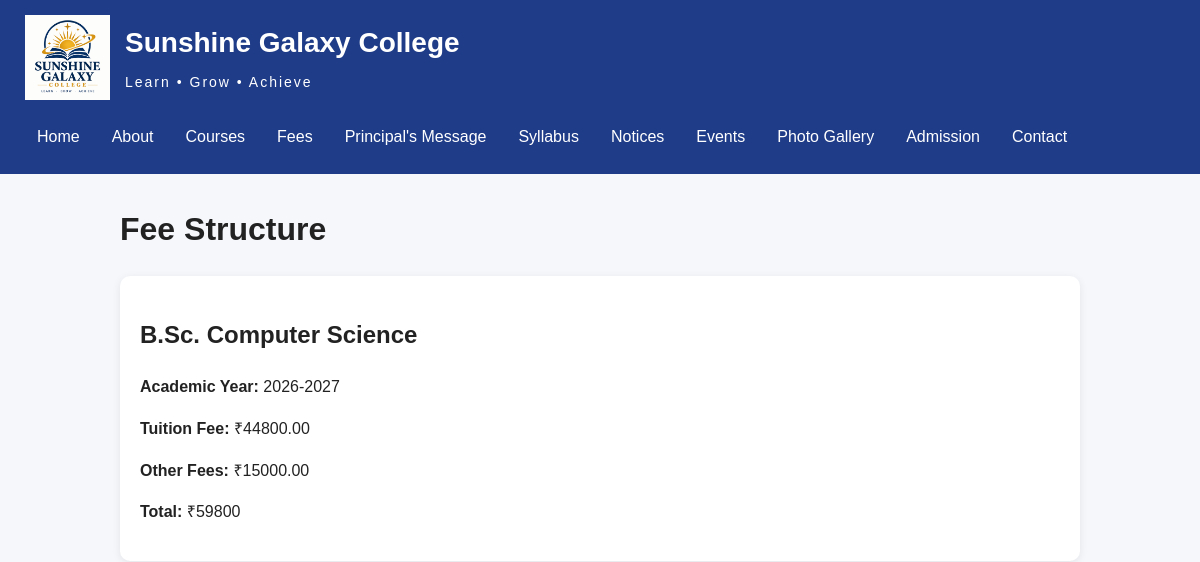
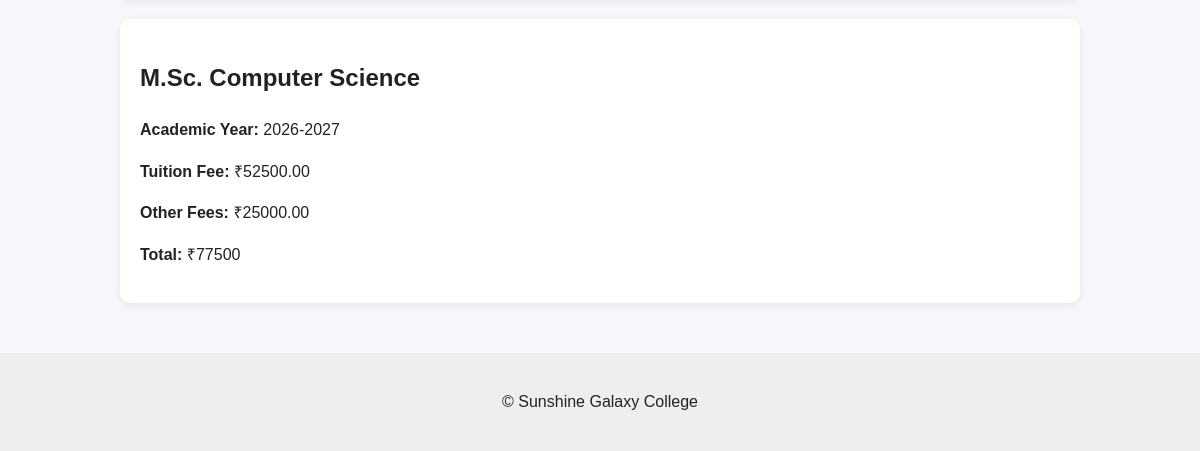
The page /fees/ on the database as committed earlier (2 pictures, top to bottom).
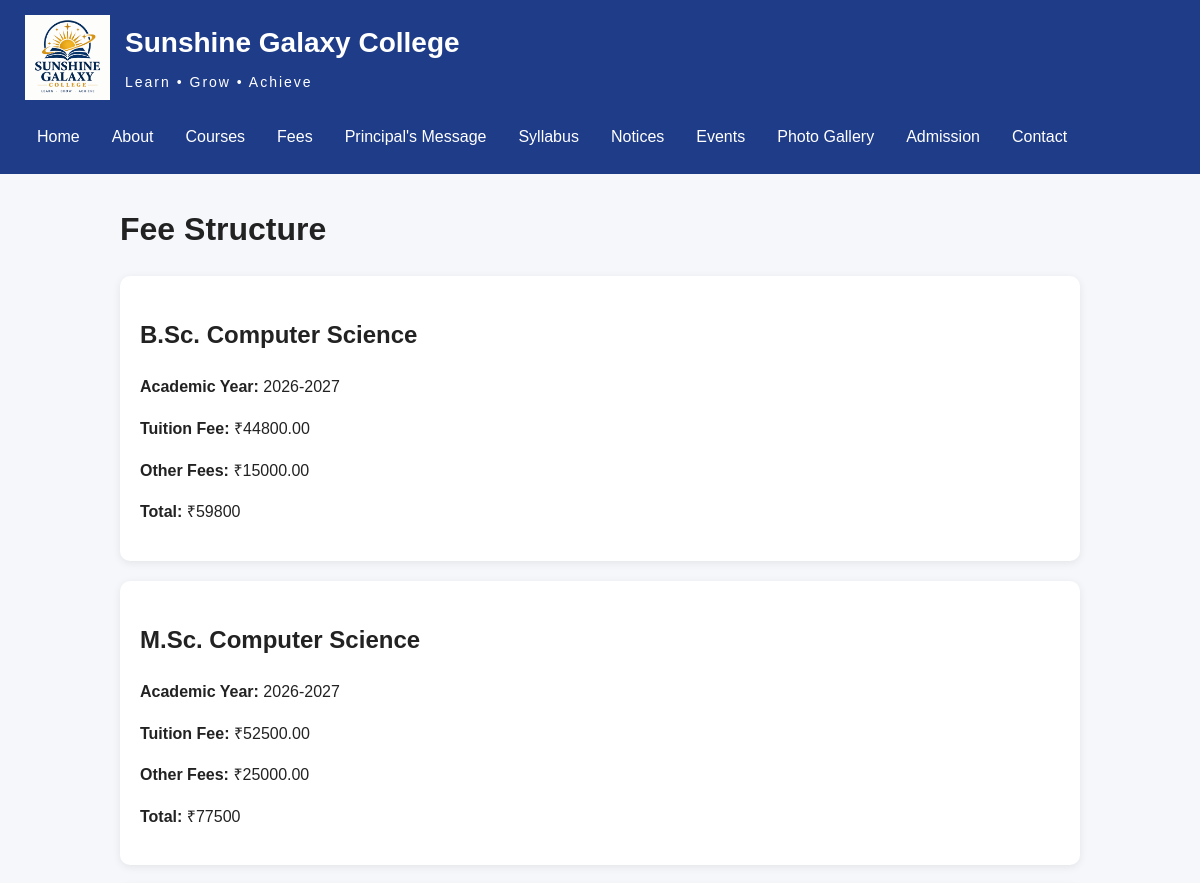
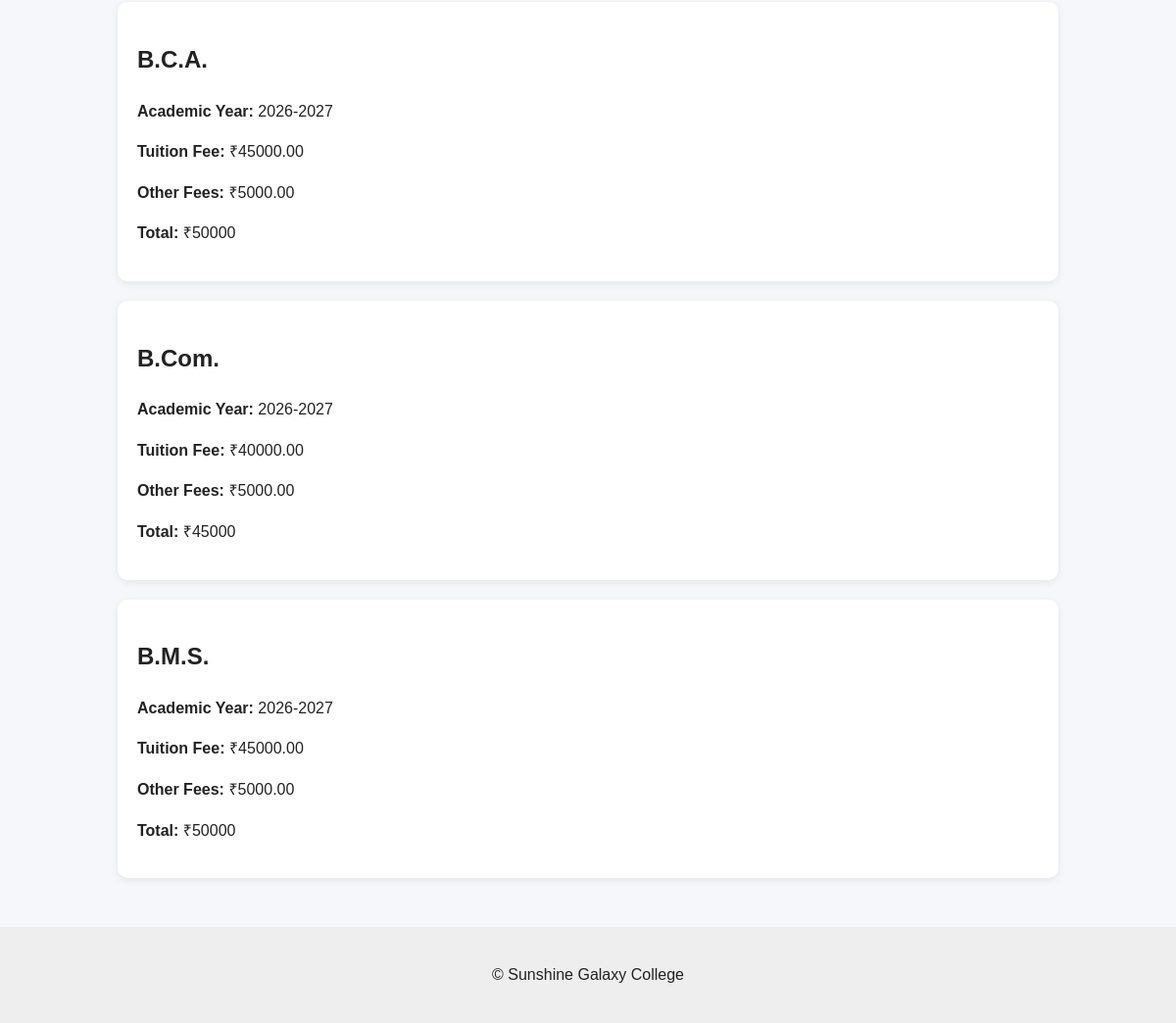
The same page on the database as committed later (2 pictures, top to bottom).
### core/models.py (models this page shows, shortened)
class FeeStructure(models.Model):
    course = models.ForeignKey(
        Course,
        on_delete=models.CASCADE,
        related_name="fee_structures"
    )
    academic_year = models.CharField(max_length=20)
    tuition_fee = models.DecimalField(
        max_digits=10,
        decimal_places=2
    )
    other_fees = models.DecimalField(
        max_digits=10,
        decimal_places=2,
        default=0
    )
    class Meta:
        ordering = ["-academic_year"]

class Course(models.Model):
    department = models.ForeignKey(
        Department,
        on_delete=models.CASCADE,
        related_name="courses"
    )
    name = models.CharField(max_length=150)
    degree = models.CharField(max_length=100)
    duration = models.CharField(max_length=50)
    description = models.TextField()
    eligibility = models.TextField()
    is_active = models.BooleanField(default=True)
    def __str__(self):
        return self.name
    class Meta:
        ordering = ["name"]

### core/views.py (the view)
# urls.py: path("fees/", views.fees, name="fees"),
def fees(request):
    fee_structures = FeeStructure.objects.all()
    return render(
        request,
        "core/fees.html",
        {
            "fee_structures": fee_structures
        }
    )

### Templates/core/fees.html (shortened to what this page needs)
{% extends "base.html" %}
{% block content %}
<h1>Fee Structure</h1>
{% for fee in fee_structures %}
    <div class="course-card">
        <h2>{{ fee.course }}</h2>
        <p>
            <strong>Academic Year:</strong>
            {{ fee.academic_year }}
        </p>
        <p>
            <strong>Tuition Fee:</strong>
            ₹{{ fee.tuition_fee }}
        </p>
        <p>
            <strong>Other Fees:</strong>
            ₹{{ fee.other_fees }}
        </p>
        <p>
            <strong>Total:</strong>
            ₹{{ fee.tuition_fee|add:fee.other_fees }}
        </p>
    </div>
{% empty %}
    <p>No fee structures available.</p>
{% endfor %}
{% endblock %}

Rows that differ between the two databases and show on the page:
added FeeStructure: course "B.C.A.", academic_year "2026-2027", tuition_fee "45000.00", other_fees "5000.00", tuition_fee|add "50000"
added FeeStructure: course "B.Com.", academic_year "2026-2027", tuition_fee "40000.00", other_fees "5000.00", tuition_fee|add "45000"
added FeeStructure: course "B.M.S.", academic_year "2026-2027", tuition_fee "45000.00", other_fees "5000.00", tuition_fee|add "50000"
